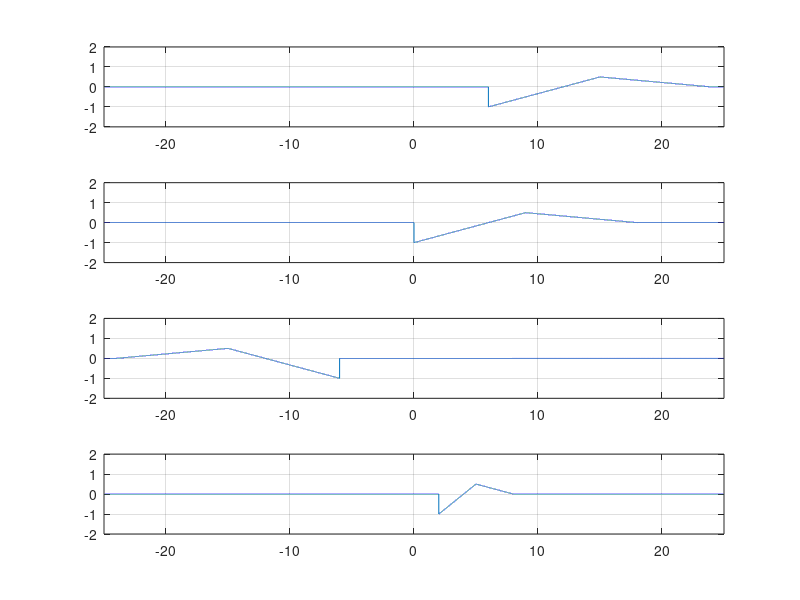

Recreate this plot in MATLAB.
% Chase Lotito - SIUC Undergrad - ECE355L
% Task 3 - Q1 - Plotting with subplots

% using the rectpuls
% --> rectpuls(t - a, width) [a horizontal shift, default width = 1]

t = -25:0.001:25;
fa = ((1/6)*t - 2).*rectpuls(t-10.5, 9) +  ((-1/18)*t + (4/3)).*rectpuls(t-19.5, 9);
fb = ((1/6)*(t+6) - 2).*rectpuls((t+6)-10.5, 9) +  ((-1/18)*(t+6) + (4/3)).*rectpuls((t+6)-19.5, 9);
fc = ((1/6)*(-t) - 2).*rectpuls((-t)-10.5, 9) +  ((-1/18)*(-t) + (4/3)).*rectpuls((-t)-19.5, 9);
fd = ((1/6)*(3*t) - 2).*rectpuls((3*t)-10.5, 9) +  ((-1/18)*(3*t) + (4/3)).*rectpuls((3*t)-19.5, 9);

subplot(4,1,1), plot(t, fa), axis([-25,25,-2,2]), grid on;
subplot(4,1,2), plot(t, fb), axis([-25,25,-2,2]), grid on;
subplot(4,1,3), plot(t, fc), axis([-25,25,-2,2]), grid on;
subplot(4,1,4), plot(t, fd), axis([-25,25,-2,2]), grid on;
